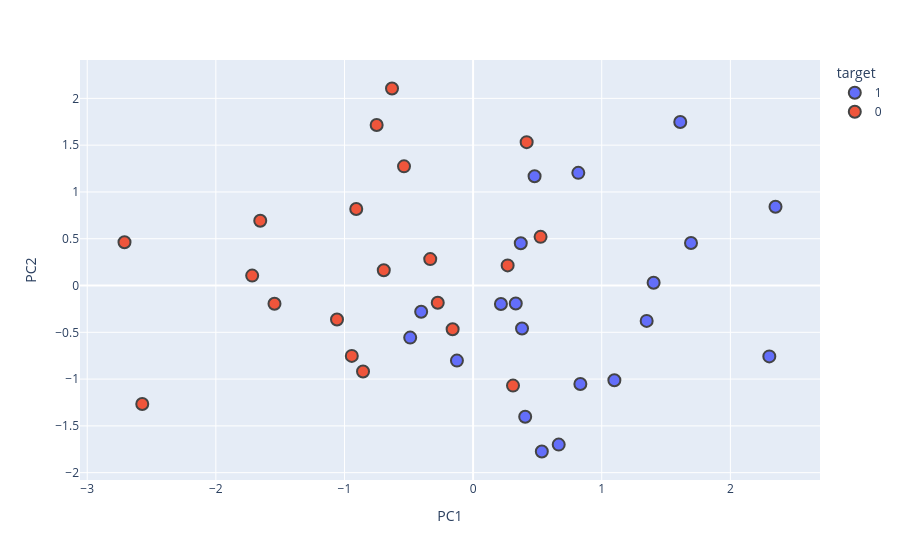

Write notebook code for a chart like this one.
### Code cell
new_df['target'] = new_df['target'].astype(str)

fig = px.scatter(
    new_df,
    x='PC1',
    y='PC2',
    color='target'
)

fig.update_traces(
    marker=dict(
        size=12,
        line=dict(width=2)
    )
)

fig.show()

### Figure 1 — Plotly figure (JSON) as saved in the notebook; plotly's stock layout.template omitted (floating-point values rounded to 4 significant figures)
{"data": [{"hovertemplate": "target=1<br>PC1=%{x}<br>PC2=%{y}<extra></extra>", "legendgroup": "1", "marker": {"color": "#636efa", "line": {"width": 2}, "size": 12, "symbol": "circle"}, "mode": "markers", "name": "1", "orientation": "v", "showlegend": true, "type": "scatter", "x": [2.303, 0.3803, 0.5343, 1.61, 1.098, 1.694, 0.8339, 0.4779, 1.349, 0.2164, 0.8179, 1.403, 0.405, -0.489, -0.4038, 2.351, 0.3317, 0.3705, 0.6655, -0.1257], "xaxis": "x", "y": [-0.7576, -0.4594, -1.774, 1.748, -1.012, 0.4547, -1.052, 1.168, -0.3779, -0.1974, 1.204, 0.02926, -1.403, -0.5567, -0.2804, 0.8418, -0.1922, 0.4512, -1.7, -0.8023], "yaxis": "y"}, {"hovertemplate": "target=0<br>PC1=%{x}<br>PC2=%{y}<extra></extra>", "legendgroup": "0", "marker": {"color": "#EF553B", "line": {"width": 2}, "size": 12, "symbol": "circle"}, "mode": "markers", "name": "0", "orientation": "v", "showlegend": true, "type": "scatter", "x": [0.5245, -0.8558, -0.9432, 0.2685, -1.544, 0.4164, -0.1592, -2.572, -1.058, -0.3333, -0.9086, -0.6305, -0.5373, -2.71, -0.2749, -1.655, -0.6944, -0.7498, -1.718, 0.3102], "xaxis": "x", "y": [0.5202, -0.9185, -0.752, 0.215, -0.1946, 1.532, -0.4671, -1.266, -0.3638, 0.2821, 0.817, 2.105, 1.274, 0.4627, -0.1849, 0.6915, 0.163, 1.716, 0.1059, -1.07], "yaxis": "y"}], "layout": {"legend": {"title": {"text": "target"}, "tracegroupgap": 0}, "margin": {"t": 60}, "xaxis": {"anchor": "y", "domain": [0, 1], "title": {"text": "PC1"}}, "yaxis": {"anchor": "x", "domain": [0, 1], "title": {"text": "PC2"}}}}
